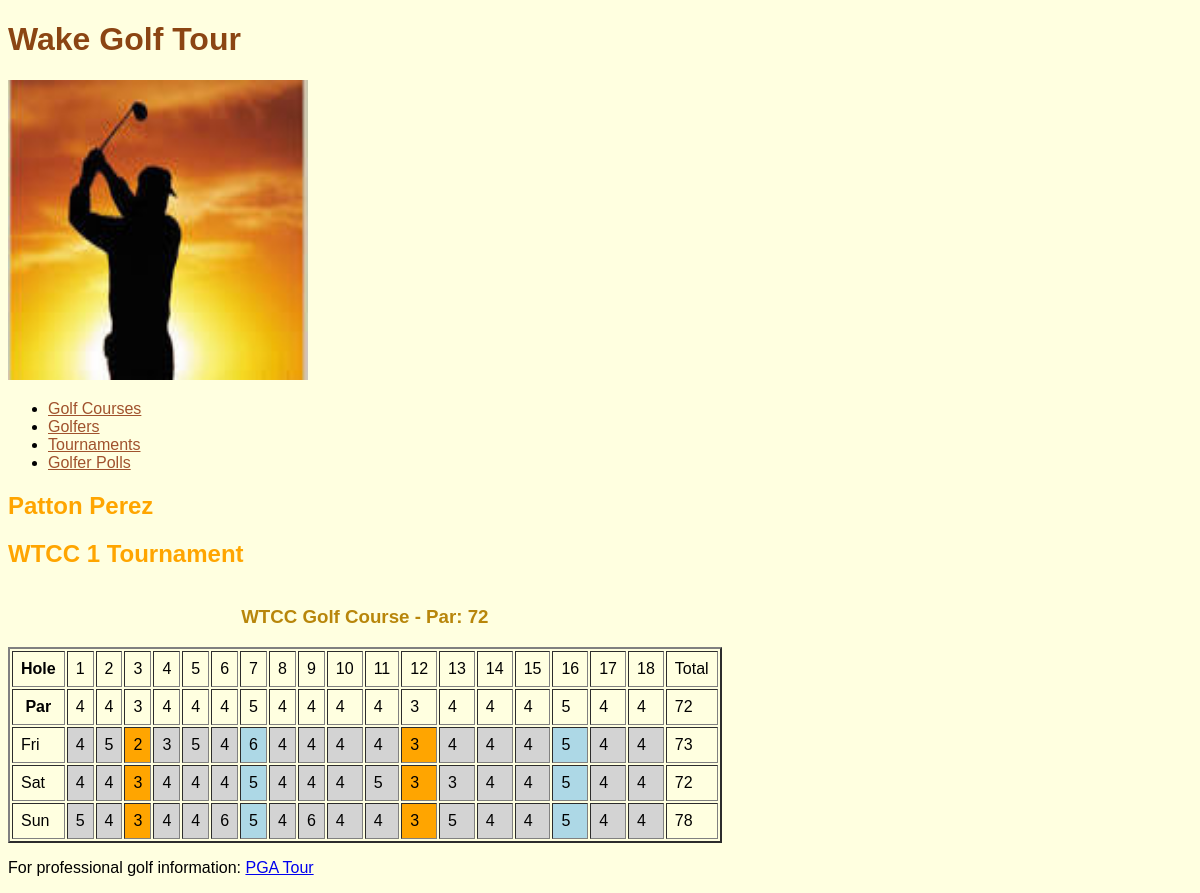
/golfer/46/round_scores/, run on the app's committed database.
### golfer/models.py (models this page shows, shortened)
class TournGolfer(models.Model):
    tg_id = models.IntegerField(primary_key=True)
    tg_tourn = models.ForeignKey(Tournament, models.DO_NOTHING)
    tg_golfer = models.ForeignKey(Golfer, models.DO_NOTHING)
    class Meta:
        managed = False
        db_table = 'TournGolfer'
        verbose_name = 'Tournament Golfer'
        verbose_name_plural = 'Tournament Golfers'
    def getGolferName(self):
        return self.tg_golfer.golfer_name
    def getTournName(self):
        return self.tg_tourn.tourn_name

class Golfer(models.Model):
    golfer_id = models.IntegerField(primary_key=True)
    golfer_name = models.TextField()
    golfer_birthdate = models.DateField()
    golfer_city = models.TextField(default="unknown", blank=True)
    class Meta:
        managed = True
        db_table = 'Golfer'

class GolferRoundScores(models.Model):
    grs_id = models.IntegerField(primary_key=True)
    grs_tourn_golfer = models.ForeignKey(TournGolfer, models.DO_NOTHING)
    grs_round = models.ForeignKey(Round, models.DO_NOTHING)
    grs_total_score = models.IntegerField()
    grs_hole1_score = models.IntegerField()
    grs_hole2_score = models.IntegerField()
    grs_hole3_score = models.IntegerField()
    grs_hole4_score = models.IntegerField()
    grs_hole5_score = models.IntegerField()
    grs_hole6_score = models.IntegerField()
    grs_hole7_score = models.IntegerField()
    grs_hole8_score = models.IntegerField()
    grs_hole9_score = models.IntegerField()
    grs_hole10_score = models.IntegerField()
    grs_hole11_score = models.IntegerField()
    grs_hole12_score = models.IntegerField()
    grs_hole13_score = models.IntegerField()
    grs_hole14_score = models.IntegerField()
    grs_hole15_score = models.IntegerField()
    grs_hole16_score = models.IntegerField()
    grs_hole17_score = models.IntegerField()
    grs_hole18_score = models.IntegerField()
    class Meta:
        managed = False
        db_table = 'GolferRoundScores'
        verbose_name = 'Golfer Round Scores'
        verbose_name_plural = 'Golfers Round Scores'
    def getParDiffs(self):
        golfer_scores = []
        for each in range (0, 18):
            score = getattr(self, 'grs_hole{}_score'.format(each+1))
            golfer_scores.append(score)
        parList = self.grs_tourn_golfer.tg_tourn.tourn_course.getParList()
        round_scores_diff = []
        for each in range(0, 18):
            hole_score_par_diff = [] # hold the 2-element list (score and par difference)
            hole_score = golfer_scores[each]
            hole_par = parList[each]
            par_diff = score - hole_par
            hole_score_par_diff.append(hole_score)
            hole_score_par_diff.append(par_diff)
            round_scores_diff.append(hole_score_par_diff)
        return round_scores_diff

### tournament/models.py (models this page shows, shortened)
class Tournament(models.Model):
    tourn_id = models.IntegerField(primary_key=True)
    tourn_name = models.TextField()
    tourn_course = models.ForeignKey(GolfCourse, models.DO_NOTHING)
    tourn_start_date = models.DateField()
    tourn_num_rounds = models.IntegerField()
    tourn_num_golfers = models.IntegerField()
    class Meta:
        managed = False
        db_table = 'Tournament'

class Round(models.Model):
    round_id = models.IntegerField(primary_key=True)
    round_tourn = models.ForeignKey(Tournament, models.DO_NOTHING)
    round_day = models.TextField()
    class Meta:
        managed = False
        db_table = 'Round'
    def __str__(self):
        return ("{}".format (self.round_day))

### golf_course/models.py (models this page shows, shortened)
class GolfCourse(models.Model):
    course_id = models.IntegerField(primary_key=True)
    course_name = models.TextField()
    course_total_par = models.IntegerField()
    class Meta:
        managed = False
        db_table = 'GolfCourse'
        verbose_name = 'Golf Course'
        verbose_name_plural = 'Golf Courses'
    def getParList(self):
        holes = Hole.objects.filter(hole_course_id = self.course_id)
        hole_par_values = []
        for each in holes:
            hole_par_values.append(each.hole_par)
        return hole_par_values

class Hole(models.Model):
    hole_id = models.AutoField(primary_key=True)
    hole_course = models.ForeignKey(GolfCourse, models.DO_NOTHING)
    hole_number = models.IntegerField()
    hole_par = models.IntegerField()
    class Meta:
        managed = False
        db_table = 'Hole'

### golfer/views.py (the view)
# urls.py: path('<int:pk>/round_scores/', views.GolferRoundScoresView.as_view(),
class GolferRoundScoresView(generic.DetailView):
    model = TournGolfer
    template_name = 'golfer/golfer_round_scores.html'
    def get_context_data(self, **kwargs):
        context = super(GolferRoundScoresView, self).get_context_data(**kwargs)
        tourn_golfer = self.get_object()
        tg_id = self.kwargs.get('pk')
        scores = GolferRoundScores.objects.filter(grs_tourn_golfer_id=tg_id)
        tournament = Tournament.objects.filter(pk=tourn_golfer.tg_tourn.tourn_id).get()
        golf_course = GolfCourse.objects.filter(pk=tournament.tourn_course.course_id).get()
        holes = Hole.objects.filter(hole_course_id = golf_course.course_id)
        context['tourn_golfer'] = tourn_golfer
        context['tournament'] = tournament
        context['golf_course'] = golf_course
        context['scores'] = scores
        context['holes'] = holes
        return context

### golfer/templates/golfer/golfer_round_scores.html (shortened to what this page needs)
{% extends parent_template|default:"golfer/base_golfer.html" %}
{% block content %}
  <h2>{{ tourn_golfer.getGolferName }}</h2>
  <h2>{{ tourn_golfer.getTournName }} Tournament</h2>
  <dl>
    <table class="Score Card" border="2" cellpadding="8">
      <caption>
        <h3>{{ golf_course.course_name }} - Par:
            {{ golf_course.course_total_par }} </h3>
      </caption>
        <tr>
          <th>Hole</th>
          {% for hole in holes %}
          <td>
            {{ hole.hole_number }}
          </td>
          {% endfor %}
          <td>Total</td>
        </tr>
        <tr>
          <th>Par</th>
          {% for hole in holes %}
          <td>
            {{ hole.hole_par }}
          </td>
          {% endfor %}
          <td>{{ golf_course.course_total_par}}</td>
        </tr>
        {% for score in scores %}
          <tr>
            <td>{{ score.grs_round }}</td>
            {% for score, diff in score.getParDiffs %}
              {% if diff < 0 %}
                <td style=" background-color: lightblue">{{ score }}</td>
              {% elif diff > 0 %}
                <td style=" background-color: orange">{{ score }}</td>
              {% else %}
                <td style=" background-color: lightgray">{{ score }}</td>
              {% endif %}
            {% endfor %}
            <td>{{ score.grs_total_score }}</td>
          </tr>
        {% endfor %}
    </table>
  </dl>
{% endblock %}

### golfer/static/golfer/styles.css (style rules this page uses)
body { background-color: lightyellow; font-family: Verdana, Geneva, sans-serif }
h2 { color: orange; font-family: "Comic Sans MS", cursive, sans-serif margin-left: 20px; }
h3 { color: darkgoldenrod; font-family: "Arial Black", Gadget, sans-serif }

### data on the page
TournGolfer: getGolferName "Patton Perez", getTournName "WTCC 1"
GolfCourse: course_name "WTCC Golf Course", course_total_par "72"
Hole: hole_number "1", hole_par "4"
Hole: hole_number "2", hole_par "4"
Hole: hole_number "3", hole_par "3"
Hole: hole_number "4", hole_par "4"
Hole: hole_number "5", hole_par "4"
Hole: hole_number "6", hole_par "4"
Hole: hole_number "7", hole_par "5"
Hole: hole_number "8", hole_par "4"
Hole: hole_number "9", hole_par "4"
Hole: hole_number "10", hole_par "4"
Hole: hole_number "11", hole_par "4"
Hole: hole_number "12", hole_par "3"
Hole: hole_number "13", hole_par "4"
Hole: hole_number "14", hole_par "4"
Hole: hole_number "15", hole_par "4"
Hole: hole_number "16", hole_par "5"
Hole: hole_number "17", hole_par "4"
Hole: hole_number "18", hole_par "4"
GolferRoundScores: grs_round "Fri", getParDiffs "4" "5" "3" "5" "4" "4" "4" "4" "4" "4" "4" "4" "4" "4", getParDiffs "2" "3", getParDiffs "6" "5", grs_total_score "73"
GolferRoundScores: grs_round "Sat", getParDiffs "4" "4" "4" "4" "4" "4" "4" "4" "5" "3" "4" "4" "4" "4", getParDiffs "3" "3", getParDiffs "5" "5", grs_total_score "72"
GolferRoundScores: grs_round "Sun", getParDiffs "5" "4" "4" "4" "6" "4" "6" "4" "4" "5" "4" "4" "4" "4", getParDiffs "3" "3", getParDiffs "5" "5", grs_total_score "78"
